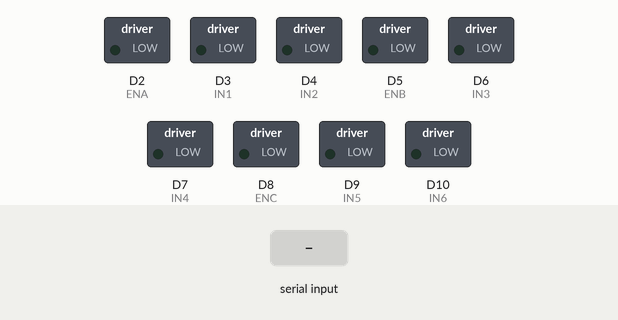
Bench run of a sketch on a simulated Arduino Zero (SAMD21). Parts: switched loads named in the sketch (green lamp = pin HIGH). The inputs (shaded band) are chosen by the test bench.

Above: at 1.2 s.
1.3 s: "90,45,200\n" received over Serial
At 2.0 s:
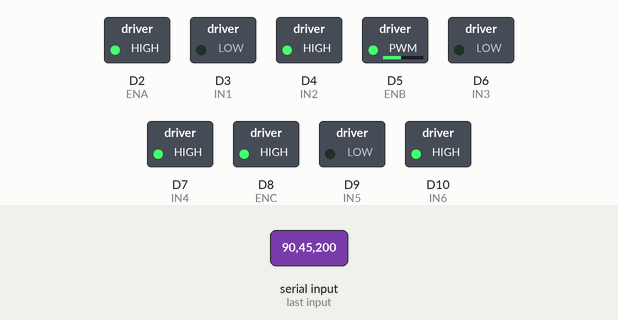
2.8 s: "30,150,10\n" received over Serial
At 3.1 s:
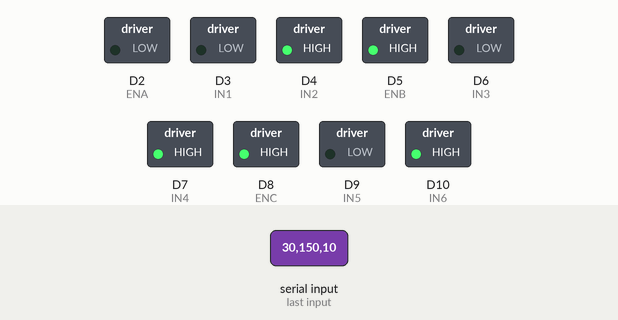
4.3 s: "90,45\n" received over Serial
At 5.4 s:
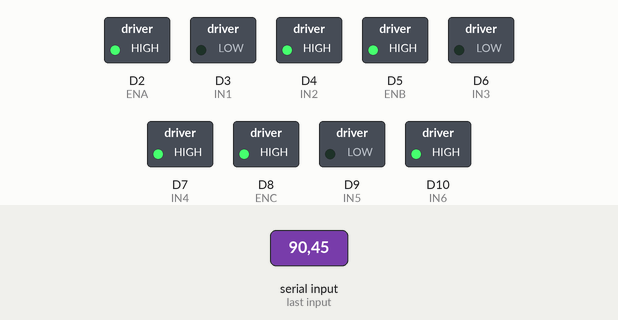
5.8 s: "0\n" received over Serial
At 6.5 s:
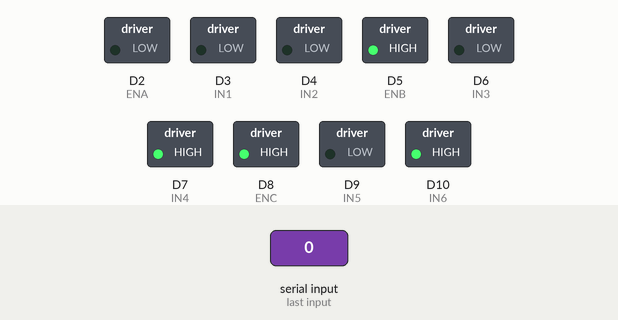
7.3 s: "30,150\n" received over Serial
At 7.7 s:
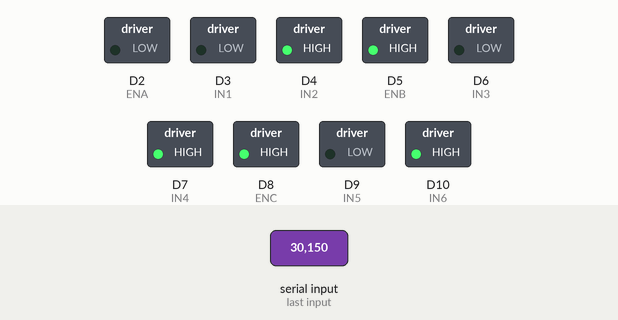
8.8 s: "90\n" received over Serial
At 10.1 s:
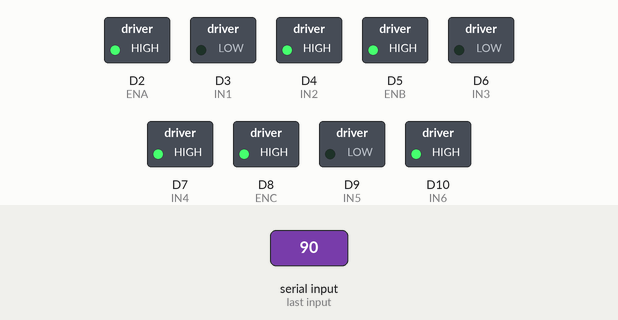
Timing chart, 0 to 11.3 s (numbered marks = the images above; inputs shaded):
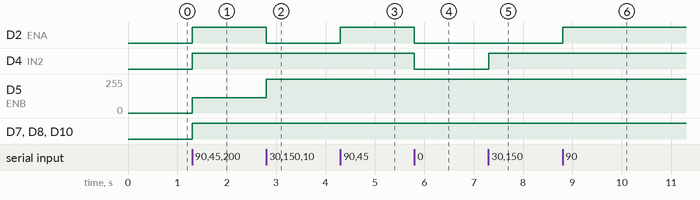

Measured:
- after the input at 1.3 s, D2 (ENA), D4 (IN2), D7 (IN4), D8 (ENC), D10 (IN6): LOW → HIGH at once; D5 (ENB): 0/255 → 114/255 at once
- after the input at 2.8 s, D2 (ENA): HIGH → LOW at once; D5 (ENB): 114/255 → 255/255 at once
- after the input at 4.3 s, D2 (ENA): LOW → HIGH at once
- after the input at 5.8 s, D2 (ENA), D4 (IN2): HIGH → LOW at once
- after the input at 7.3 s, D4 (IN2): LOW → HIGH at once
- after the input at 8.8 s, D2 (ENA): LOW → HIGH at once

The sketch:

Robot_2.ino
```cpp
/*  Embedded driver on OMR No. 1 (Gray robot).
 Working at 16 Mhz... */
//-----------------------------------------------------------------------------------
// Defining mathematical values:
#define _USE_MATH_DEFINES
// Including libraries to the program:
#include <string.h>
#include <stdlib.h>
#include <stdio.h>
#include <math.h>
#include <Servo.h>
//-----------------------------------------------------------------------------------
// Defining the used variables in this sketch:
const int ENA = 2;                                      // Choosing this pin to generate PWM on wheel 1.
const int IN1 = 3;                                      // Choosing this pin to set the turning sense on wheel 1.
const int IN2 = 4;                                      // Choosing this pin to set the turning sense on wheel 1.
const int ENB = 5;                                      // Choosing this pin to generate PWM on wheel 2.
const int IN3 = 6;                                      // Choosing this pin to set the turning sense on wheel 2.
const int IN4 = 7;                                      // Choosing this pin to set the turning sense on wheel 2.
const int ENC = 8;                                      // Choosing this pin to generate PWM on wheel 3.
const int IN5 = 9;                                      // Choosing this pin to set the turning sense on wheel 3.
const int IN6 = 10;                                     // Choosing this pin to set the turning sense on wheel 3.
char datoO[10], datoP[10], datoQ[10];                   // Character vectors.
int const buffer = 100;                                 // buffer length.
int Ibuff = 0x00;                                       // Index: next char in cbuff.
char chain[buffer];                                     // Reception buffer.
int flagcommand;                                        // Available command flag.
char caracter;                                          // Variable to save received character by UART module.
char cmd[buffer];                                       // Variable to save received data by UART module.
float Control_1;                                        // Variable to save received control signal value from UART module (u_1).
float Control_2;                                        // Variable to save received control signal value from UART module (u_2).
float Control_3;                                        // Variable to save received control signal value from UART module (u_3).
int direction_1 = 0;                                    // Variable to save the turning direction of wheel 1.
int direction_2 = 0;                                    // Variable to save the turning direction of wheel 2.
int direction_3 = 0;                                    // Variable to save the turning direction of wheel 3.
//-----------------------------------------------------------------------------------
void setup(){
  //-----------------------------------------------------------------------------------
  // put your setup code here, to run once:
  // Configuring digital inputs and outputs:
  pinMode(ENA,OUTPUT);                                  // Configuring pin 2 as output.
  pinMode(IN1,OUTPUT);                                  // Configuring pin 3 as output.
  pinMode(IN2,OUTPUT);                                  // Configuring pin 4 as output.
  pinMode(ENB,OUTPUT);                                  // Configuring pin 5 as output.
  pinMode(IN3,OUTPUT);                                  // Configuring pin 6 as output.
  pinMode(IN4,OUTPUT);                                  // Configuring pin 7 as output.
  pinMode(ENC,OUTPUT);                                  // Configuring pin 8 as output.
  pinMode(IN5,OUTPUT);                                  // Configuring pin 9 as output.
  pinMode(IN6,OUTPUT);                                  // Configuring pin 10 as output.
  //---------------------------------------------------------------------------------
  // Open a serial connection:
  Serial.begin(250000);                                 // Open a serial connection.
  init_cbuff();                                         // Clear buffer.
  //---------------------------------------------------------------------------------
}
//-----------------------------------------------------------------------------------
// initializing buffer:
void init_cbuff(void){
  int i;
  flagcommand = 0;
  for(i = 0; i < buffer; i++){                          // Bucle that set to 0 all.
    chain[i] = 0x00;                                    // characters in buffer.
  }
  Ibuff = 0x00;                                         // initialize the index.
}
//-----------------------------------------------------------------------------------
// Adding characters to buffer:
void add_2_cbuff(char c){
  switch(c){
    case 0x0D:                                          // Line Feed 1 -> Enable flag.
    flagcommand = 1;
    break;
    case 0x0A:                                          // Line Feed 2 -> Enable flag.
    flagcommand = 1;
    break;
    case 0x08:                                          // Del -> Delete last character from buffer.
    if(Ibuff > 0) chain[--Ibuff] = 0x00;
    break;
    default:                                            // Add received character to buffer.
    chain[Ibuff++] = c;
  }
}
//-----------------------------------------------------------------------------------
// Changing character string to floating numbers:
void string2float(){
  int i = 0; int j = 0; int r = 0; int s = 0; int t = 0;
  // separating received data from UART module:
  for(i = 0; i < Ibuff; i++){
    if(chain[i] == ','){
      j++;
    }
    else if(chain[i] != ',' && j == 0){
      datoO[r++] = chain[i];
    }
    else if(chain[i] != ',' && j == 1){
      datoP[s++] = chain[i];
    }
    else if(chain[i] != ';' && j == 2){
      datoQ[t++] = chain[i];
    }
    else{
      delayMicroseconds(1);                             // 1 microsecond delay.
    }
  }
// Saving the orientation matrix values to a floating number matrix.
Control_1 = atof(datoO);                                // Getting control signal value for moving wheel 1 (-100 to 100).
Control_2 = atof(datoP);                                // Getting control signal value for moving wheel 2 (-100 to 100).
Control_3 = atof(datoQ);                                // Getting control signal value for moving wheel 3 (-100 to 100).
}
//-----------------------------------------------------------------------------------
// Motion generation for wheel 1 (according to control signal):
void MovingWheel_1(float value){
  int PWMdc;
  PWMdc = abs(value*65535.0)/100.0;                     // Duty cycle value in Ticks.
  if(value < 0){
    digitalWrite(IN1,HIGH);
    digitalWrite(IN2,LOW);
  }
  else if(value == 0){
    digitalWrite(IN1,LOW);
    digitalWrite(IN2,LOW);
  }
  else{
    digitalWrite(IN1,LOW);
    digitalWrite(IN2,HIGH);
  }
  analogWriteResolution(16);                            // 16 bits of PWM signal resolution.
  analogWrite(ENA,PWMdc);                               // Setting duty cycle value in PWM of wheel 1.
}
//-----------------------------------------------------------------------------------
// Motion generation for wheel 2 (according to control signal):
void MovingWheel_2(float value){
  int PWMdc;
  PWMdc = abs(value*65535.0)/100.0;                     // Duty cycle value in Ticks.
  if(value < 0){
    digitalWrite(IN3,HIGH);
    digitalWrite(IN4,LOW);
  }
  else if(value == 0){
    digitalWrite(IN3,LOW);
    digitalWrite(IN4,LOW);
  }
  else{
    digitalWrite(IN3,LOW);
    digitalWrite(IN4,HIGH);
  }
  analogWriteResolution(16);                            // 16 bits of PWM signal resolution.
  analogWrite(ENB,PWMdc);                               // Setting duty cycle value in PWM of wheel 2.
}
//-----------------------------------------------------------------------------------
// Motion generation for wheel 3 (according to control signal):
void MovingWheel_3(float value){
  int PWMdc;
  PWMdc = abs(value*65535.0)/100.0;                     // Duty cycle value in Ticks.
  if(value < 0){
    digitalWrite(IN5,HIGH);
    digitalWrite(IN6,LOW);
  }
  else if(value == 0){
    digitalWrite(IN5,LOW);
    digitalWrite(IN6,LOW);
  }
  else{
    digitalWrite(IN5,LOW);
    digitalWrite(IN6,HIGH);
  }
  analogWriteResolution(16);                            // 16 bits of PWM signal resolution.
  analogWrite(ENC,PWMdc);                               // Setting duty cycle value in PWM of wheel 3.
}
//-----------------------------------------------------------------------------------
void loop(){
  // put your main code here, to run repeatedly:
  char cmd[buffer];
  while(Serial.available() > 0){
    caracter = 0x00;
    caracter = Serial.read();                           // Last received character.
    add_2_cbuff(caracter);                              // Add character to buffer.
  }
  if(flagcommand == 1){
    string2float();                                     // Call string2float() function.
    init_cbuff();                                       // Clear buffer.
    MovingWheel_1(Control_1);                           // Calling function that moves wheel 1.
    MovingWheel_2(Control_2);                           // Calling function that moves wheel 2.
    MovingWheel_3(Control_3);                           // Calling function that moves wheel 3.
    // sprintf(ControlSignals,":1st,%1.4f,%1.4f,%1.4f;\n\r",Control_1,Control_2,Control_3);
    // Serial.println(ControlSignals);
    // delayMicroseconds(1);                               // 1 microsecond delay.
  }
  // sprintf(angular_velocities,":1,%1.4f,%1.4f,%1.4f;\n\r",ang_vel_1,ang_vel_2,ang_vel_3);
  // Serial.println(angular_velocities);
  // delay(100);                                           // .1 seconds delay.
}
```
